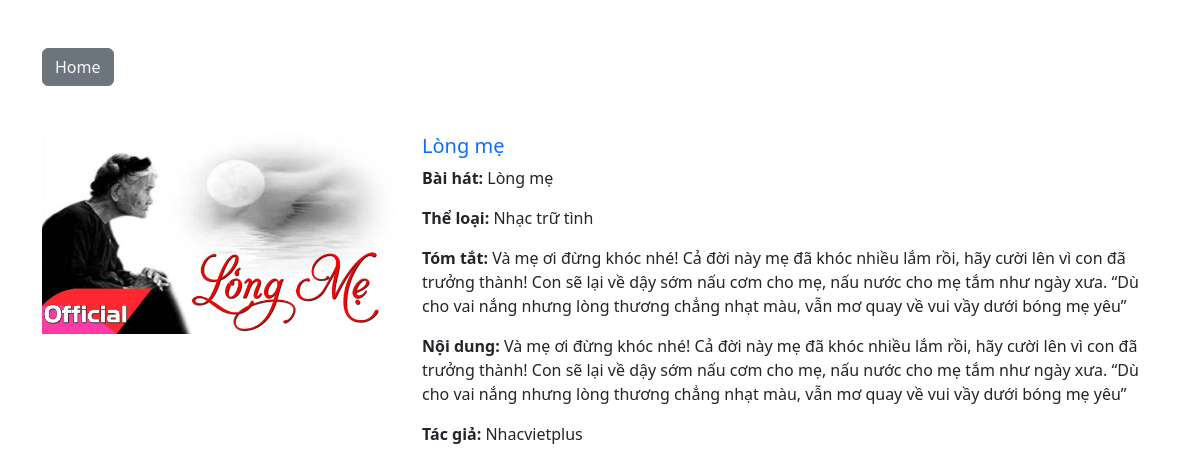
Screenshot of /detail.php?ma_bviet=1 with the database file from the repository.
### tables this page shows
CREATE TABLE `baiviet` (
  `ma_bviet` int(10) UNSIGNED NOT NULL,
  `tieude` varchar(200) NOT NULL,
  `ten_bhat` varchar(100) NOT NULL,
  `ma_tloai` int(10) UNSIGNED NOT NULL,
  `tomtat` text NOT NULL,
  `noidung` text DEFAULT NULL,
  `ma_tgia` int(10) UNSIGNED NOT NULL,
  `ngayviet` datetime NOT NULL DEFAULT current_timestamp(),
  `hinhanh` varchar(200) DEFAULT NULL
);

CREATE TABLE `theloai` (
  `ma_tloai` int(10) UNSIGNED NOT NULL,
  `ten_tloai` varchar(50) NOT NULL
);

CREATE TABLE `tacgia` (
  `ma_tgia` int(10) UNSIGNED NOT NULL,
  `ten_tgia` varchar(100) NOT NULL,
  `hinh_tgia` varchar(100) DEFAULT NULL
);

### detail.php (the view, shortened to what this page needs)
<?php
$ma_bviet = $_GET['ma_bviet'];
$conn = connectDB();
$query = "SELECT * FROM `baiviet` as bv JOIN `theloai` as tl JOIN `tacgia` as tg
            WHERE ma_bviet = '$ma_bviet' AND bv.ma_tloai = tl.ma_tloai AND tg.ma_tgia = bv.ma_tgia;";
$result = mysqli_query($conn, $query);
$data = mysqli_fetch_assoc($result);
?>
<!DOCTYPE html>
<html lang="en">
<head>
    <link href="https://cdn.jsdelivr.net/npm/bootstrap@5.3.0-alpha1/dist/css/bootstrap.min.css" rel="stylesheet">
    <link href="https://getbootstrap.com/docs/5.3/assets/css/docs.css" rel="stylesheet">
</head>
<body>
    <main class="container mt-5">
        <button type="button" class="btn btn-secondary mb-5">
            <a href="/CSE485_2023" class="text-decoration-none text-light">Home</a>
        </button>
        <div class="row mb-5">
            <div class="col-sm-4">
                <img src=<?= $data['hinhanh'] ?? "images/songs/cayvagio.jpg" ?> class="img-fluid" alt="...">
            </div>
            <div class="col-sm-8">
                <h5 class="card-title mb-2">
                    <a href="" class="text-decoration-none">
                        <?= $data['tieude']  ?>
                    </a>
                </h5>
                <p class="card-text">
                    <span class=" fw-bold">Bài hát: </span>
                    <?= ($data['ten_bhat'])   ?>
                </p>
                <p class="card-text">
                    <span class=" fw-bold">Thể loại: </span>
                    <?= ($data['ten_tloai'])   ?>
                </p>
                <p class="card-text">
                    <span class=" fw-bold">Tóm tắt: </span>
                    <?= ($data['tomtat'])   ?>
                </p>
                <p class="card-text">
                    <span class=" fw-bold">Nội dung: </span>
                    <?= ($data['noidung']) ?? $data['tomtat']  ?>
                </p>
                <p class="card-text">
                    <span class=" fw-bold">Tác giả: </span>
                    <?= ($data['ten_tgia'])   ?>
                </p>
            </div>
        </div>
    </main>
</body>
</html>

### rows the page displays
baiviet: hinhanh (picture), tieude "Lòng mẹ", ten_bhat "Lòng mẹ", theloai.ten_tloai "Nhạc trữ tình", tomtat "Và mẹ ơi đừng khóc nhé! Cả đời này mẹ đã khóc nhiều lắm rồi, hãy cười lên vì con đã trưởng thành! Con sẽ lại về dậy sớm nấu cơm cho mẹ, nấu nước cho mẹ tắm như ngày xưa. “Dù cho vai nắng nhưng lòng thương chẳng nhạt màu, vẫn mơ quay về vui vầy dưới bóng mẹ yêu”", noidung+tomtat "Và mẹ ơi đừng khóc nhé! Cả đời này mẹ đã khóc nhiều lắm rồi, hãy cười lên vì con đã trưởng thành! Con sẽ lại về dậy sớm nấu cơm cho mẹ, nấu nước cho mẹ tắm như ngày xưa. “Dù cho vai nắng nhưng lòng thương chẳng nhạt màu, vẫn mơ quay về vui vầy dưới bóng mẹ yêu”", tacgia.ten_tgia "Nhacvietplus"
